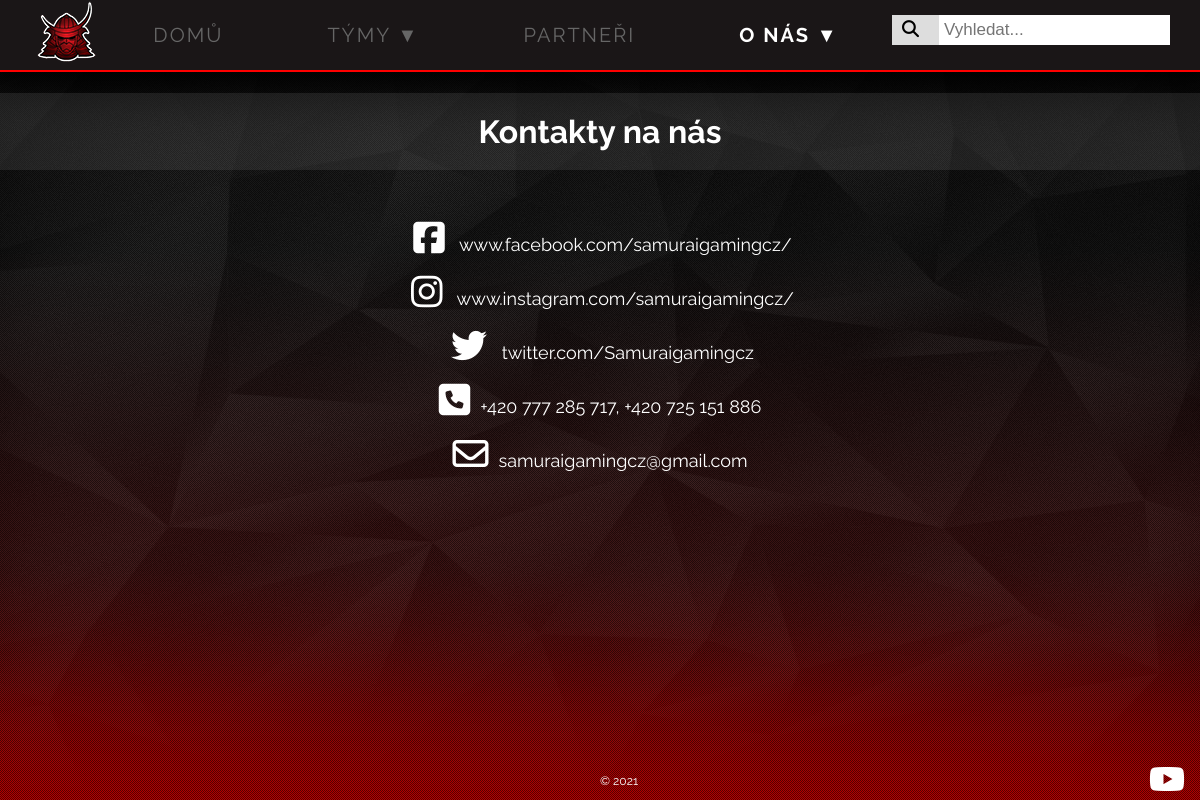
The app's page /aplikace/contact.php with its own data.
### tables this page shows
CREATE TABLE `kontakty` (
  `IDk` int(3) NOT NULL,
  `nazev` varchar(50) NOT NULL,
  `odkaz` varchar(255) NOT NULL,
  `fa` varchar(255) NOT NULL
);

### aplikace/contact.php (the view, shortened to what this page needs)
<?php
	require 'static/html_top.php';
?>
		<link rel="stylesheet" href="styles/style.css" type="text/css">
	</head>
	<body>
		<div class="pagebg">
			<div class="textura">
				<?php
					require 'static/navigace.php';
				?>
				<h1>Kontakty na nás</h1>
				<div class="kontakty">
					<?php
						$dotaz = $db->prepare("SELECT * FROM kontakty");
						$dotaz->execute();
						$vysledek = $dotaz->get_result();
						$kontakty = $vysledek->fetch_all(MYSQLI_ASSOC);
						foreach ($kontakty as $kontakt) {
							if(strpos($kontakt["odkaz"], 'https://') !== false){
								$jmeno = str_replace("https://", " ", $kontakt["odkaz"]);
								echo '<p><a href="' . $kontakt["odkaz"] . '"><i class="'.$kontakt["fa"] . '"></i>' . $jmeno . '</a></p>';
							}
							else{
								echo "<p><i class='{$kontakt["fa"]}'></i>{$kontakt["odkaz"]}</p>";
							}
						}
					?>
				</div>
				<div class="rok">
					<p>© 2021</p>
				</div>
				<footer>
					<a href="https://www.youtube.com/channel/UCriLh9Xv7SqUDTA1M2_SDeA/"><i class="fab fa-youtube fa-2x"></i></a>
				</footer>
			</div>
		</div>
	</body>
</html>

### aplikace/styles/style.css (style rules this page uses)
html { scroll-behavior: smooth; overflow: hidden; }
h1 { text-align: center; padding-top:20px; padding-bottom:20px; color: white; background-color: #6b6a6a38; }
html, body { font-family: "Raleway",Helvetica,Arial,Verdana,sans-serif; height: 100vh; padding: 0; margin: 0; color: #666; width: 100%; }
.pagebg { background-image: url("../images/bg/bg-header.png"); background-position: top; background-repeat: no-repeat; background-size: cover; background-attachment: fixed; background-color: #f40000; width: 100%; height: 100%; max-width: 1920px; margin: 0; padding: 0; }
.textura { background: url("../images/bg/texture.png") repeat; height: 100%; width: 100%; }
.rok { position: absolute; bottom: 0; left:50%; padding: 0; margin: 0; color: white; font-size: 12px; }
footer { position: absolute; bottom: 0; right: 0; padding-bottom: 5px; padding-right: 5px; margin: 0; }
i.fab { color: white; padding-left: 5px; }

### aplikace/contact.php (style rules this page uses)
.kontakty { margin: 0 auto; width: 50%; text-decoration: none; margin-top: 50px; font-size: 1.5vw; color: white; text-align: center; }
.kontakty a { text-decoration: none; color: white; }
i.fas, i.far, i.fab { padding-right: 10px; }

### records on screen
kontakty: odkaz "www.facebook.com/samuraigamingcz/"
kontakty: odkaz "www.instagram.com/samuraigamingcz/"
kontakty: odkaz "twitter.com/Samuraigamingcz"
kontakty: odkaz "+420 777 285 717, +420 725 151 886"
kontakty: odkaz "samuraigamingcz@gmail.com"
